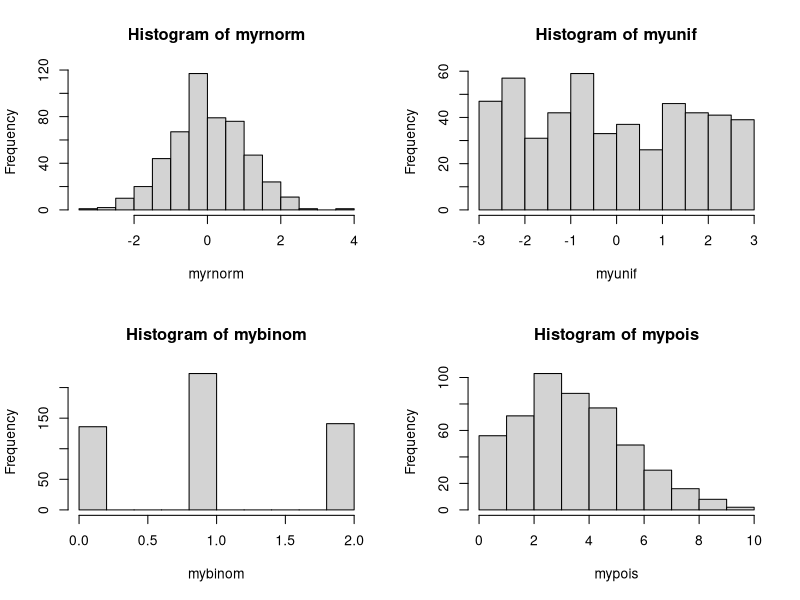
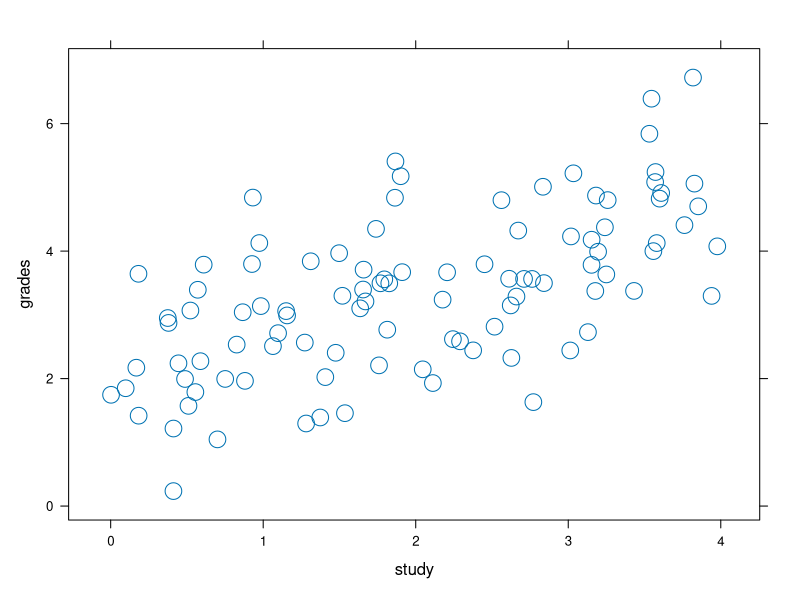

Recreate these plots in R, in order.
set.seed(1)
myrnorm = rnorm(500, mean = 0, sd = 1)
myunif = runif(500, min = -3, max = 3)
mybinom = rbinom(500, size = 2, prob = .5)
mypois = rpois(500, lambda = 4)
par(mfrow=c(2,2))
hist(myrnorm); hist(myunif); hist(mybinom); hist(mypois)


set.seed(123)
study = runif(100, min = 0, max = 4)
deterministic = 2 + .7*study
stochastic = rnorm(100, 0, 1)
grades = deterministic + stochastic

library(lattice)
xyplot(grades ~ study, cex = 2)
myreg = lm(grades ~ study)
myreg

getwd()
setwd("/Users/sara/Computational Statistics")
setwd("/Users/sara")
